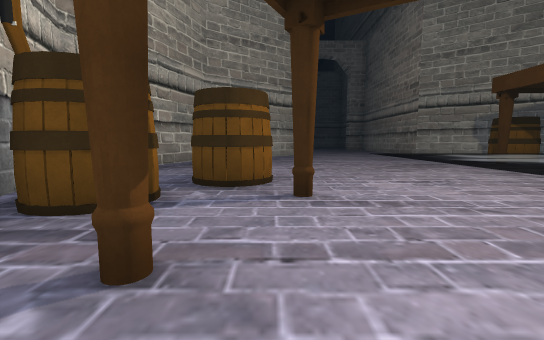
View 1 (above)

16 first-person views from a walk through a Unity game level. The camera is 1.4 m above the floor, tilts 6° down and sees 90° across. The floor is counted in squares, 2 m on a side. Each view is taken from the middle of a square. On the plan, view 1 faces up. The plan holds only what a view shows up to about 9 squares ahead; the rest is blank. The place goes on beyond the plan. The player is left out. Some surface patterns are stand-ins.

View 2
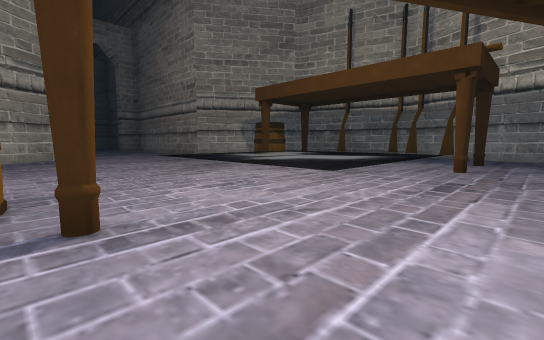

View 3
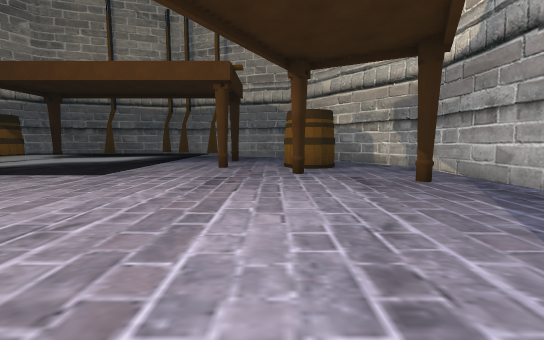

View 4
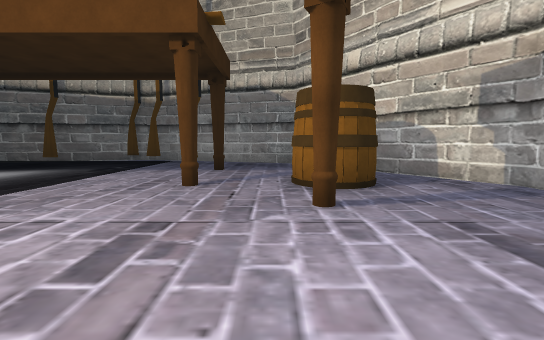

View 5
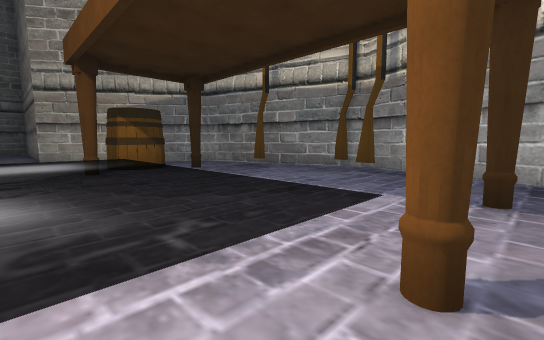

View 6
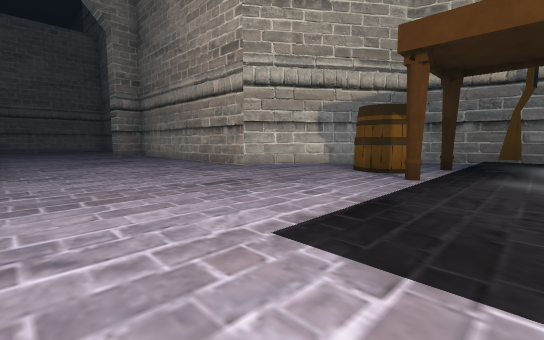

View 7
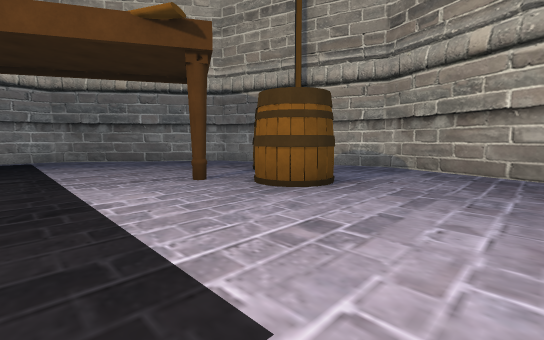

View 8
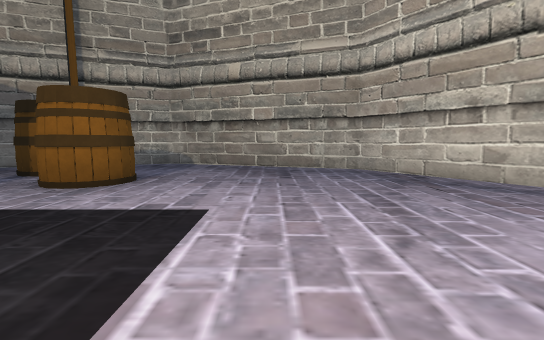

View 9
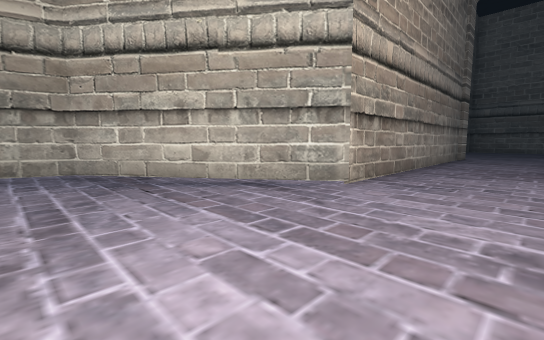

View 10
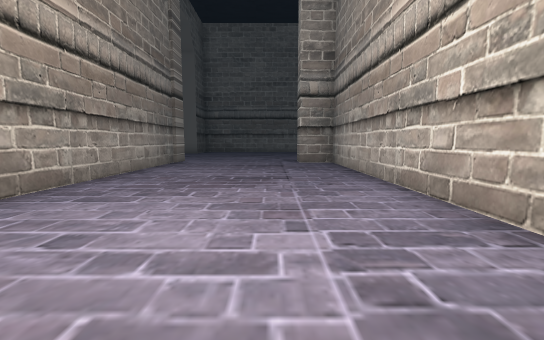

View 11
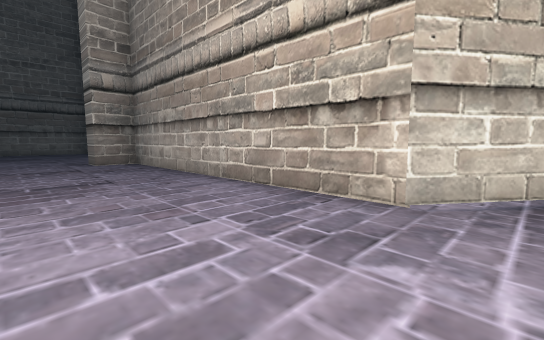

View 12
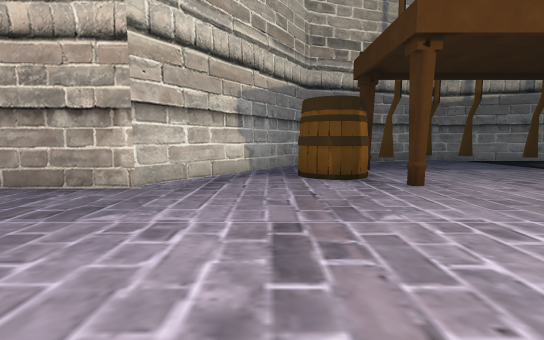

View 13
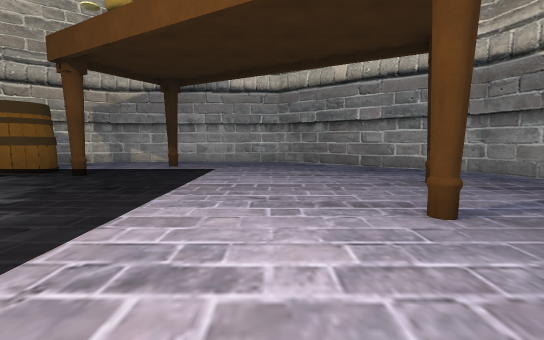

View 14
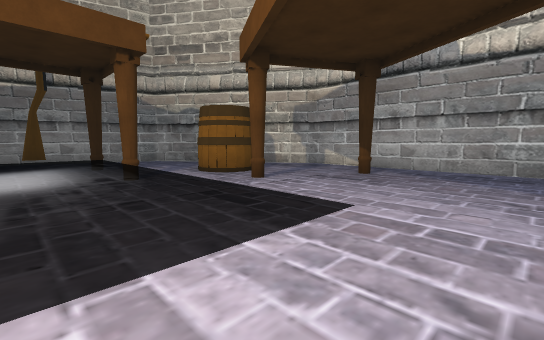

View 15
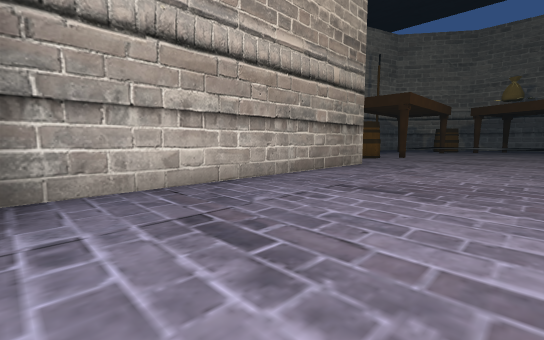

View 16
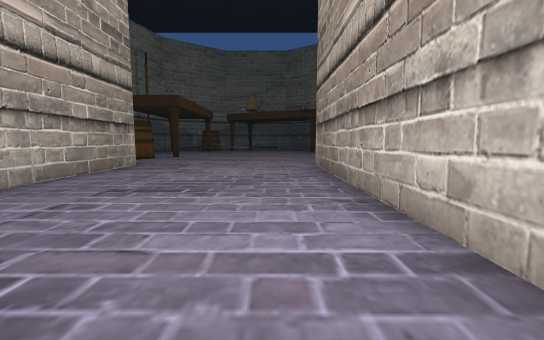

### Floor plan
Key: @ floor where view 1 was taken; # wall or solid block; x gap in a wall; . floor; ^ raised ledge; B barrel.
Columns run from 4 left of view 1 to 13 right of it. Each row starts with its distance up from view 1.
 21       #...##
 20       #....#
 19       #....#
 18       #....#
 17       #....#
 16       #....#
 15       #....#
 14       #....#
 13     .#.....#.
 12    .##.....###.
 11   ###........##
 10  .#.........#B##
  9  ##........#BB##.
  8 .#.........^...##
  7 .#.....^    ....#.
  6 #......^    ....x.
  5 #..BB..^    ....#.
  4 .BBB#..^    ....#.
  3  #B....^^^^^...##.
  2  #.............#.
  1  .#............#.
  0  .#.@.....##B.#.
 -1   .##.......B#
 -2     .#...#..#.
 -3      .###.##.

Where each view was taken, in squares from view 1:
view 1: 0 up, 0 right, facing up
view 2: 1 up, 0 right, facing up-right
view 3: 1 up, 0 right, facing right
view 4: 1 up, 3 right, facing right
view 5: 2 up, 6 right, facing up-right
view 6: 7 up, 2 right, facing up-right
view 7: 8 up, 3 right, facing down-left
view 8: 8 up, 4 right, facing left
view 9: 9 up, 4 right, facing up-left
view 10: 12 up, 5 right, facing up
view 11: 12 up, 4 right, facing up-right
view 12: 11 up, 3 right, facing right
view 13: 6 up, 2 right, facing down
view 14: 4 up, 2 right, facing down-right
view 15: 21 up, 3 right, facing down-right
view 16: 21 up, 3 right, facing down
